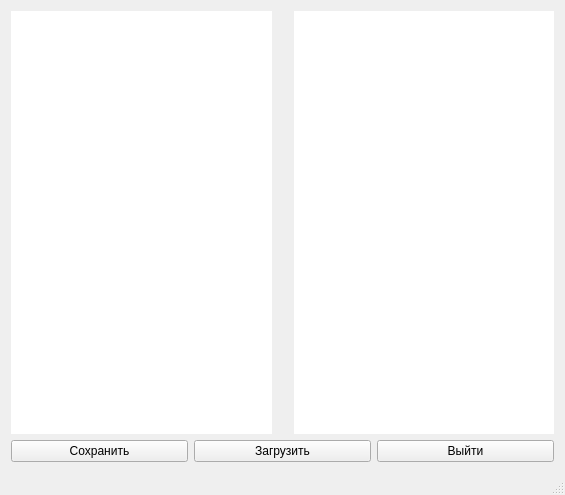
<?xml version="1.0" encoding="UTF-8"?>
<ui version="4.0">
 <class>MainWindow</class>
 <widget class="QMainWindow" name="MainWindow">
  <property name="geometry">
   <rect>
    <x>0</x>
    <y>0</y>
    <width>565</width>
    <height>495</height>
   </rect>
  </property>
  <property name="windowTitle">
   <string>Подсчет финансов</string>
  </property>
  <property name="windowIcon">
   <iconset>
    <normaloff>Picture.png</normaloff>Picture.png</iconset>
  </property>
  <widget class="QWidget" name="centralWidget">
   <layout class="QVBoxLayout" name="verticalLayout_3">
    <item>
     <layout class="QHBoxLayout" name="horizontalLayout_4">
      <item>
       <widget class="TableView" name="tableViewSpending">
        <property name="mouseTracking">
         <bool>false</bool>
        </property>
        <property name="autoFillBackground">
         <bool>false</bool>
        </property>
        <property name="frameShape">
         <enum>QFrame::NoFrame</enum>
        </property>
        <property name="frameShadow">
         <enum>QFrame::Plain</enum>
        </property>
        <property name="lineWidth">
         <number>1</number>
        </property>
        <property name="midLineWidth">
         <number>0</number>
        </property>
        <property name="sizeAdjustPolicy">
         <enum>QAbstractScrollArea::AdjustIgnored</enum>
        </property>
        <property name="gridStyle">
         <enum>Qt::SolidLine</enum>
        </property>
        <attribute name="horizontalHeaderStretchLastSection">
         <bool>true</bool>
        </attribute>
        <attribute name="verticalHeaderStretchLastSection">
         <bool>true</bool>
        </attribute>
       </widget>
      </item>
      <item>
       <layout class="QVBoxLayout" name="verticalLayout_4">
        <item>
         <spacer name="verticalSpacer_2">
          <property name="orientation">
           <enum>Qt::Vertical</enum>
          </property>
          <property name="sizeHint" stdset="0">
           <size>
            <width>10</width>
            <height>40</height>
           </size>
          </property>
         </spacer>
        </item>
        <item>
         <widget class="QLabel" name="Image">
          <property name="text">
           <string/>
          </property>
         </widget>
        </item>
        <item>
         <spacer name="verticalSpacer">
          <property name="orientation">
           <enum>Qt::Vertical</enum>
          </property>
          <property name="sizeType">
           <enum>QSizePolicy::Expanding</enum>
          </property>
          <property name="sizeHint" stdset="0">
           <size>
            <width>10</width>
            <height>40</height>
           </size>
          </property>
         </spacer>
        </item>
       </layout>
      </item>
      <item>
       <widget class="TableView" name="tableViewIncome">
        <property name="styleSheet">
         <string notr="true"/>
        </property>
        <property name="frameShape">
         <enum>QFrame::NoFrame</enum>
        </property>
        <property name="frameShadow">
         <enum>QFrame::Plain</enum>
        </property>
        <property name="sizeAdjustPolicy">
         <enum>QAbstractScrollArea::AdjustIgnored</enum>
        </property>
        <property name="gridStyle">
         <enum>Qt::SolidLine</enum>
        </property>
        <attribute name="horizontalHeaderStretchLastSection">
         <bool>true</bool>
        </attribute>
        <attribute name="verticalHeaderStretchLastSection">
         <bool>true</bool>
        </attribute>
       </widget>
      </item>
     </layout>
    </item>
    <item>
     <layout class="QHBoxLayout" name="horizontalLayout_6">
      <item>
       <widget class="QPushButton" name="Save">
        <property name="text">
         <string>Сохранить</string>
        </property>
       </widget>
      </item>
      <item>
       <widget class="QPushButton" name="Load">
        <property name="text">
         <string>Загрузить</string>
        </property>
       </widget>
      </item>
      <item>
       <widget class="QPushButton" name="Exit">
        <property name="contextMenuPolicy">
         <enum>Qt::NoContextMenu</enum>
        </property>
        <property name="text">
         <string>Выйти</string>
        </property>
       </widget>
      </item>
     </layout>
    </item>
   </layout>
  </widget>
  <widget class="QStatusBar" name="statusBar"/>
  <widget class="QMenuBar" name="menuBar">
   <property name="geometry">
    <rect>
     <x>0</x>
     <y>0</y>
     <width>565</width>
     <height>20</height>
    </rect>
   </property>
  </widget>
 </widget>
 <layoutdefault spacing="6" margin="11"/>
 <customwidgets>
  <customwidget>
   <class>TableView</class>
   <extends>QTableView</extends>
   <header>tableview.h</header>
  </customwidget>
 </customwidgets>
 <resources/>
 <connections/>
</ui>
